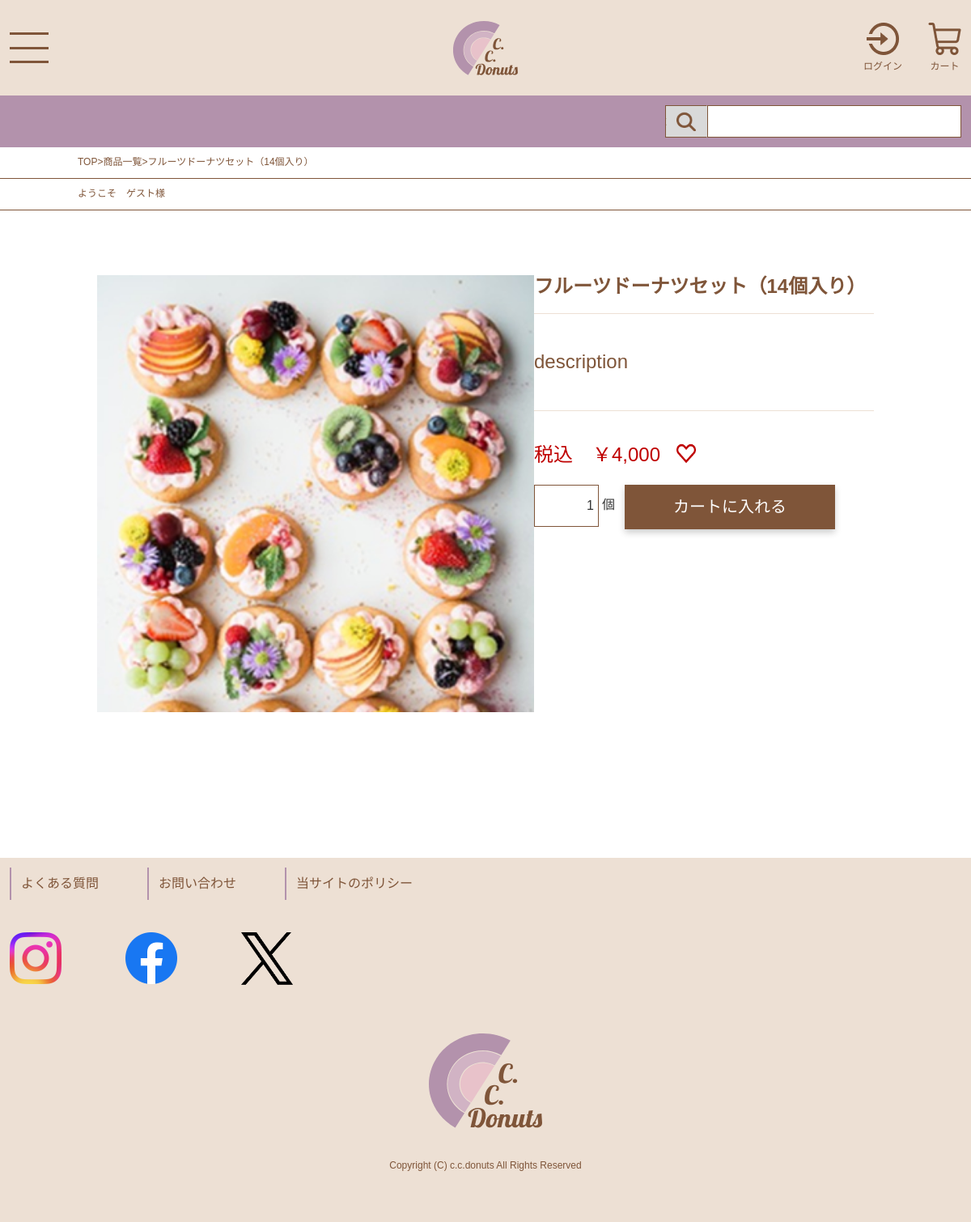
/detail.php?id=8, run on an earlier commit of the app's database.
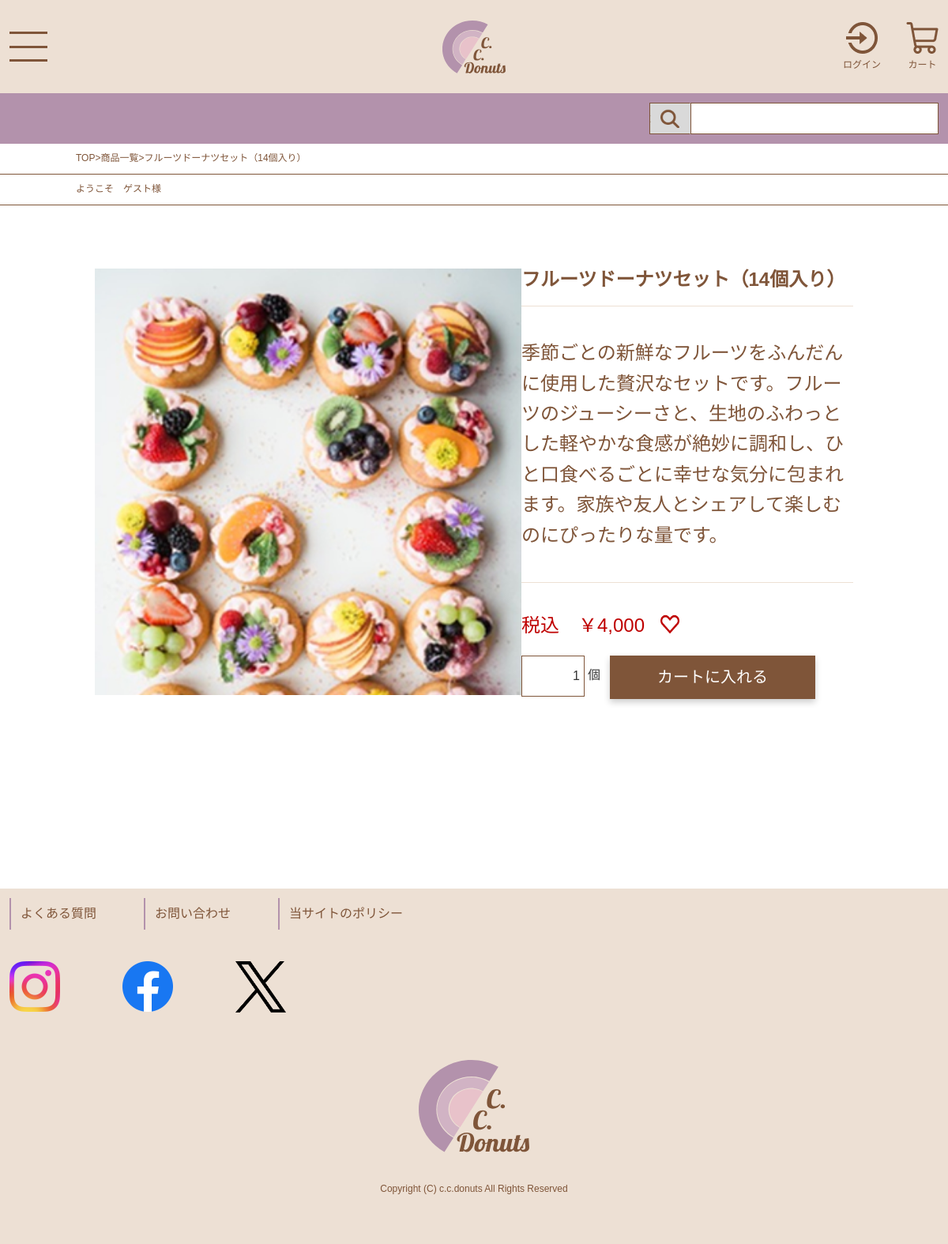
And on a later commit of the database.
### tables this page shows
CREATE TABLE product(
   
   
   
   
  id int AUTO_INCREMENT PRIMARY KEY,
  name varchar(200) NOT null,
  price int NOT null,
  description varchar(1000) NOT null
);

### detail.php (the view, shortened to what this page needs)
<?php require 'includes/header.php' ?>
<?php require 'includes/database.php'; ?>
<?php
$sql=$pdo->prepare('select*from product where id=?');
$sql->execute([$_REQUEST['id']]);
$product = $sql->fetch();
echo '<div class=bnav>';
echo '<p><a href="index.php">TOP</a>&gt;<a href="product.php">商品一覧</a>&gt;',$product['name'],'</p></div>';
?>
<?php if(isset($_SESSION['customer'])): ?>
  <p class="guest_name_area">ようこそ&#12288; <?= htmlspecialchars($_SESSION['customer']['name']) ?> 様</p>
<?php else: ?>
  <p class="guest_name_area">ようこそ&#12288;ゲスト様</p>
<?php endif; ?>
<?php
echo '<main>';
echo '<form action="cart-input.php" method="post" class="detail">';
echo '<div class=product_box><p class=product_img><img alt="image" src="common/images/donuts',$product['id'],'.jpg"></p>';
echo '<div class=right_box><p class=product_name>',$product['name'],'</p>';
echo '<p class=product_descriotion>',$product['description'],'</p>';
echo '<div class=price_box><p class=product_price>税込　￥',number_format($product['price']),'</p>';
echo '<p class=favorite><img alt="お気に入り" src="common/images/favorite.png"></p></div>';
echo '<div class=cart_box><p class=number><input type="text" name="count" value="1"><span class=count>個</span></p>';
echo '<input type="submit" class="in_cart" value="カートに入れる">';
echo '</div></form></main>';
?>
<?php require 'includes/footer.php' ?>

What changed in the data, as far as the page shows it:
changed product "フルーツドーナツセット（14個入り）": description "description" → "季節ごとの新鮮なフルーツをふんだんに使用した贅沢なセットです。フルーツのジューシーさと、生地のふわっとした軽やかな食感が絶妙に調和し、ひと口食べるごとに幸せな気分に包まれます。家族や友人とシェアして楽しむのにぴったりな量です。"
